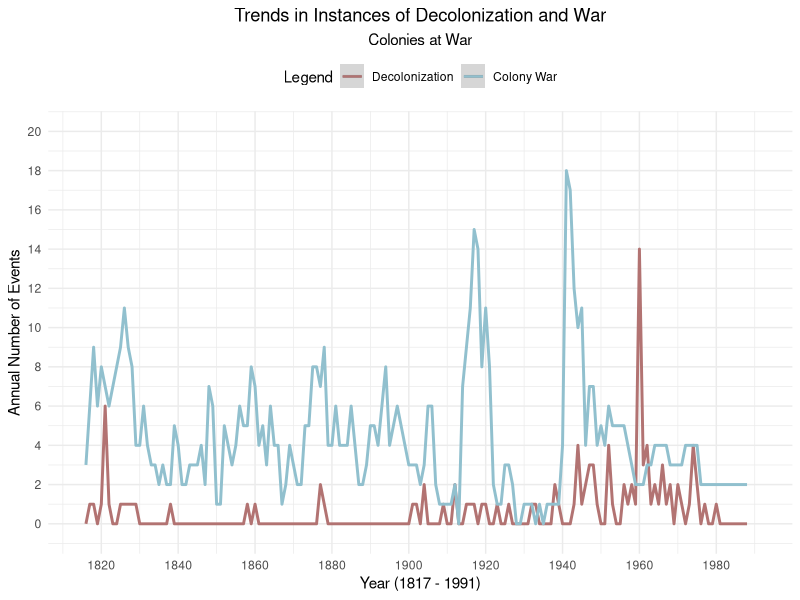
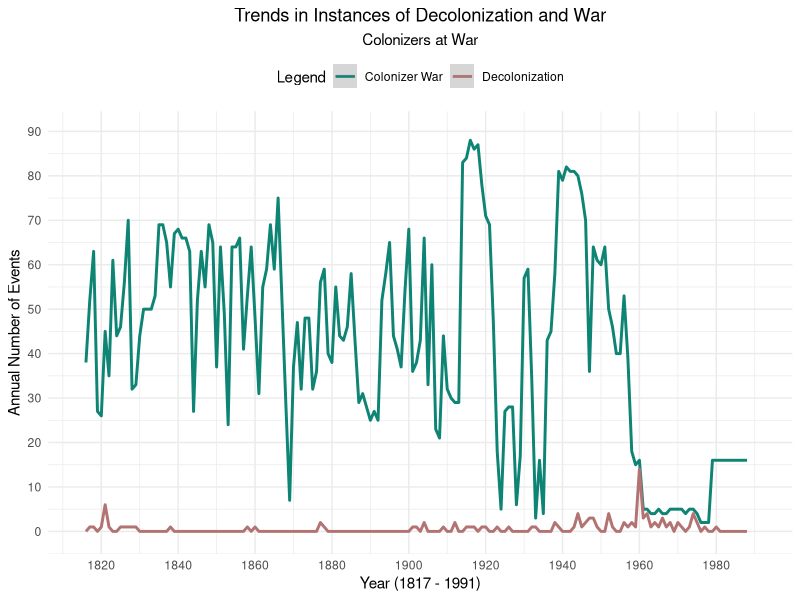

Write the R code that produced these figures, in order.
#import libraries
library(psych)
library(readr)
library(kableExtra)
library(knitr)
library(dplyr)
library(tidyr)
library(ggplot2)
library(tidyverse)

#import data
warcolony <- read_csv("warcolonyfinal.csv")
warcolony <- warcolony %>% dplyr::select(-c(...1))

#filter data 
warcolonysub <- warcolony %>% dplyr::select(colony_cowcode, year, decolonized, war, colonizer_warsum, wartype, 
                                            region, lncoast, lnmtn, colonizer_demoscore, lnpop)
warcolsub2 <- warcolony %>% dplyr::select(decolonized, war, colonizer_warsum, wartype)
warcolprim <- warcolony %>% dplyr::select(decolonized, war, colonizer_warsum, wartype, lagyear, colonizer_cowcode)

#create count table for vars - all
summarystats <- psych::describe(warcolony)
summarystats <- summarystats %>% dplyr::select(n)
sum <- summarystats %>% mutate(
  across(n, ~ format(.x, big.mark = ","))) %>%
  kable(
    caption = "Non-Missing Observations") %>% 
  kable_classic()
sum

#create summary statistics table - primary variables
summarystats <- psych::describe(warcolonysub)
summarystats <- summarystats %>% mutate(
   var = rownames(summarystats), 
   rownum = row_number()
)
summarystats <- summarystats %>% dplyr::select(var, n, mean, min, max, sd, rownum)
summarystats <- summarystats %>% rowwise() %>% 
  mutate(across(n:sd,~ case_when(
    rownum == 1 | rownum == 2 | rownum == 7  ~ round(.x, 0), 
    rownum != 1 & rownum != 2 & rownum != 7 ~ round(.x, 2)
  ))) %>% dplyr::select(-c(rownum))
sum <- summarystats %>% mutate(
  across(n, ~ format(.x, big.mark = ","))) %>%
  kable(
    col.names = c(" ", "count", "mean", "min", "max", "std. dev."), 
    caption = "Summary Statistics for Primary Variables") %>% 
  kable_classic()
sum

#create summary statistics table - outcome and predictors
summarystats <- psych::describe(warcolsub2)
summarystats <- summarystats %>% dplyr::select(n) %>% mutate(
  var = rownames(summarystats)) %>% filter(var != "lagyear" | var != "colonizer_cowcode")

pos_events <- warcolsub2 %>% mutate(
  decolonized = sum(decolonized != 0), 
  war = sum(war != 0), 
  colonizer_warsum = sum(colonizer_warsum != 0, na.rm = TRUE), 
  wartype = sum(wartype != 0)) %>% 
  pivot_longer(decolonized:wartype, names_to = "var", values_to = "count")
pos_events <- pos_events %>% filter(!duplicated(pos_events)) 

summarystats <- left_join(summarystats, pos_events) %>% dplyr::select(c(var, n, count))
sum <- summarystats %>% mutate(
  mean = count/n,
  across(n, ~ format(.x, big.mark = ",")), 
  across(count, ~ format(.x, big.mark = ","))) %>%
  kable(
    col.names = c(" ", "total count", "count", "mean"),
    caption = "Outcome and Predictor Means", 
    digit = 4) %>% 
  kable_classic()
sum                                                              
                                                               
#temporal plot of colonies (DV) and wars (IV) over time 
#partition and pivot data
decol <- warcolprim %>% group_by(lagyear) %>% mutate(
  decolonized = sum(decolonized), 
  war = sum(war), 
  colonizer_warsum = sum(colonizer_warsum != 0, na.rm = TRUE))
  
decol <- decol %>% pivot_longer(cols = decolonized:colonizer_warsum,
                                    names_to = "variable", values_to = "value")
decol1 <- decol %>% filter(variable != "colonizer_warsum")
decol2 <- decol %>% filter(variable != "war")
#generate plot - Colony War
fig1 <- ggplot(decol1, aes(x = lagyear, y = value, color = variable)) + geom_line(linewidth = 1) + 
  stat_smooth(method = "loess", linewidth = .5) +
  labs(
    title = "Trends in Instances of Decolonization and War",
    subtitle = "Colonies at War",
    x = "Year (1817 - 1991)",
    y = "Annual Number of Events",
    color = "Legend") + 
    scale_color_manual(labels = c("Decolonization", "Colony War"), values =c("#b27372", "#91c0ce")) + 
    scale_x_continuous(limits = c(1815, 1991), n.breaks = 10) + 
    scale_y_continuous(limits = c(-.5, 20), breaks = c(0, 2, 4, 6, 8, 10, 12, 14, 16, 18, 20)) + 
    theme_minimal() + 
    theme(
      plot.title = element_text(hjust = 0.5),
      plot.subtitle = element_text(hjust = 0.5),
      legend.position = "top"                  
    )
fig1

#generate plot - Colonizer War
fig2 <- ggplot(decol2, aes(x = lagyear, y = value, color = variable)) + geom_line(linewidth = 1) + 
  stat_smooth(method = "loess", linewidth = .5) +
  labs(
    title = "Trends in Instances of Decolonization and War",
    subtitle = "Colonizers at War", 
    x = "Year (1817 - 1991)",
    y = "Annual Number of Events",
    color = "Legend") + 
  scale_color_manual(labels = c("Colonizer War", "Decolonization"),values = c("#0e8474","#b27372")) + 
  scale_x_continuous(limits = c(1815, 1991), n.breaks = 10) + 
  scale_y_continuous(limits = c(-.5, 90), n.breaks = 10) + 
  theme_minimal() + 
  theme(
    plot.title = element_text(hjust = 0.5),
    plot.subtitle = element_text(hjust = 0.5),
    legend.position = "top"                  
  )
fig2

#within and between variation - colony independence
between_colony <- warcolony %>% group_by(colony_cowcode) %>% 
  summarize(independence = mean(decolonized, na.rm = TRUE), .groups = "drop")
sd_between <- sd(between_colony$independence, na.rm = TRUE) #between groups st. dev.

within_colony <- warcolony %>% group_by(colony_cowcode) %>% 
  mutate(independence = decolonized - mean(decolonized, na.rm = TRUE)) %>% 
  pull(independence)
sd_within <- sd(within_colony, na.rm = TRUE)

ratio <- sd_within/(sd_between + sd_within) # ratio =  .5854

#save values
warcolvar <- data.frame(var = c("Ratio", "Within-Group Variance", "Between-Group Variance"), 
                        colony = c(ratio, sd_within, sd_between))

between_colony <- warcolony %>% group_by(colony_cowcode) %>% 
  summarize(war = mean(war, na.rm = TRUE), .groups = "drop")
sd_between <- sd(between_colony$war, na.rm = TRUE) #between groups st. dev.

within_colony <- warcolony %>% group_by(colony_cowcode) %>% 
  mutate(war = war - mean(war, na.rm = TRUE)) %>% 
  pull(war)
sd_within <- sd(within_colony, na.rm = TRUE)

ratio <- sd_within/(sd_between + sd_within) # ratio =  .6478 
warcolvar$war <- c(ratio, sd_within, sd_between)


between_colony <- warcolony %>% group_by(colony_cowcode) %>% 
  summarize(colonizerwar = mean(colonizer_warsum, na.rm = TRUE), .groups = "drop")
sd_between <- sd(between_colony$colonizerwar, na.rm = TRUE) #between groups st. dev.

within_colony <- warcolony %>% group_by(colony_cowcode) %>% 
  mutate(coloinzerwar = colonizer_warsum - mean(colonizer_warsum, na.rm = TRUE)) %>% 
  pull(war)
sd_within <- sd(within_colony, na.rm = TRUE)

ratio <- sd_within/(sd_between + sd_within) # ratio =  .3496 
warcolvar$colonizerwar <- c(ratio, sd_within, sd_between)


warcolvartable <- warcolvar %>% kable(
  col.names = c(" ", "Decolonization", "Colony War", "Colonizer War"), 
  caption = "Outcome and Predictor Variation", 
  digit = 4
) %>% kable_classic()
warcolvartable

rm(decol, decol1, decol2, fig1, fig2, summarystats, sum, between_colony, within_colony, sd_between, 
   sd_within, ratio, pos_events, warcolonysub, warcolprim, warcolvartable, warcolvar, warcolsub2)
